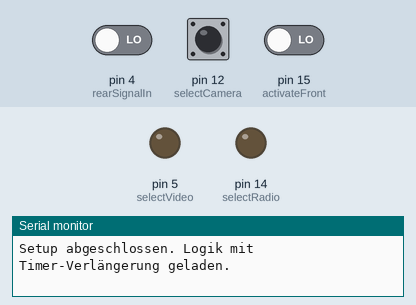
A sketch run on a simulated Arduino Uno, built with avr-gcc and run on an emulated ATmega328P. Parts: output pins drawn as LEDs (lit = HIGH), the last lines printed to the serial monitor. The test bench sets the inputs (shaded band); at power-on: pin 15 (activateFront) LOW, pin 12 (selectCamera) LOW, pin 4 (rearSignalIn) LOW.

Above: at 1.2 s.
1.3 s: pin 15 (activateFront) driven HIGH
At 1.6 s:
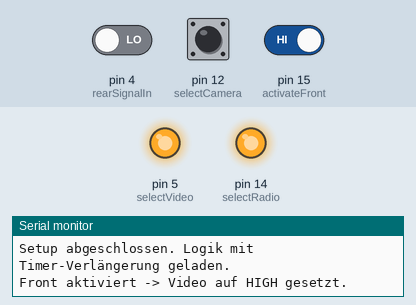
2.8 s: pin 12 (selectCamera) pulled HIGH for 0.15 s
At 3.9 s:
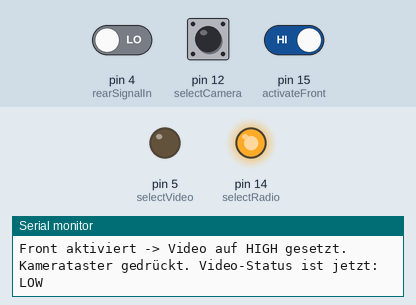
4.4 s: pin 12 (selectCamera) pulled HIGH for 1 s
At 5.1 s:
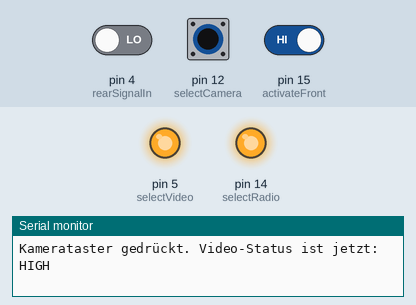
6.9 s: pin 12 (selectCamera) pulled HIGH for 3.2 s
At 8.2 s:
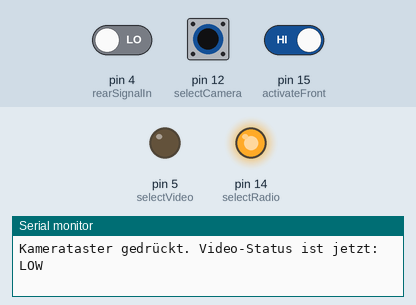
11.6 s: pin 12 (selectCamera) driven HIGH and pin 15 (activateFront) driven LOW
At 12.0 s:
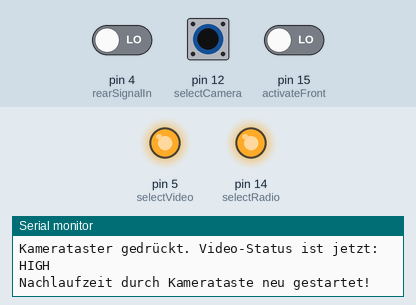
Timing chart, 0 to 23.1 s (numbered marks = the images above; inputs shaded):
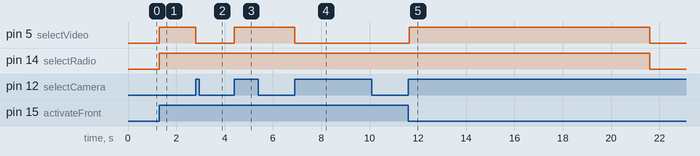

The sketch:

Arduino-Code.ino
```cpp
// ----------- Pin-Definitionen -----------
const byte selectVideo = 5;  // D1 Outputschalter Coax | High = Rechts | Low = Links
const byte selectRadio = 14; // D5 Output zu Radio | High = Rückfahr-Modus an
const byte selectCamera = 12; // D6 Taster zur Kamera-Auswahl
const byte activateFront = 15; // D7 Signal zur Aktivierung der Frontkamera
const byte rearSignalIn = 4;   // D2 Eingangssignal vom Rückwärtsgang

// ----------- Variablen für die Logik -----------
bool lastSelectCameraState = LOW;
bool lastActivateFrontState = LOW;
bool selectVideoState = LOW;

// ----------- Timer-Variablen -----------
unsigned long radioSignalStopTime = 0;
const long nachlaufzeit = 10000; // 10 Sekunden in Millisekunden

void setup() {
  Serial.begin(9600);

  // Ausgänge definieren und auf Startzustand LOW setzen
  pinMode(selectVideo, OUTPUT);
  pinMode(selectRadio, OUTPUT);
  digitalWrite(selectVideo, LOW);
  digitalWrite(selectRadio, LOW);

  // Eingänge definieren
  pinMode(selectCamera, INPUT);
  pinMode(activateFront, INPUT);
  pinMode(rearSignalIn, INPUT);

  Serial.println("Setup abgeschlossen. Logik mit Timer-Verlängerung geladen.");
}

void loop() {
  // 1. Aktuellen Zustand aller Eingänge einlesen
  bool rearActive = digitalRead(rearSignalIn);
  bool frontActive = digitalRead(activateFront);
  bool cameraSelectPressed = digitalRead(selectCamera);

  // 2. Logik für Radio-Aktivierung (selectRadio) - Der Master-Schalter
  if (rearActive || frontActive) {
    digitalWrite(selectRadio, HIGH);
    radioSignalStopTime = millis(); // Nachlauf-Timer zurücksetzen
  }

  // 3. Logik für Video-Umschaltung und Timer-Verlängerung
  if (digitalRead(selectRadio) == HIGH) {

    // EREIGNIS 1: Front-Aktivierung wird gedrückt (setzt Video auf HIGH)
    if (frontActive && !lastActivateFrontState) {
      selectVideoState = HIGH;
      Serial.println("Front aktiviert -> Video auf HIGH gesetzt.");
    }
    // EREIGNIS 2: Kamera-Wahltaster wird gedrückt
    else if (cameraSelectPressed && !lastSelectCameraState) {
      // Aktion a): Video-Zustand immer umschalten (toggle)
      selectVideoState = !selectVideoState;
      Serial.print("Kamerataster gedrückt. Video-Status ist jetzt: ");
      Serial.println(selectVideoState ? "HIGH" : "LOW");

      // NEU - Aktion b): Timer verlängern, falls wir in der Nachlaufphase sind
      // Wir prüfen, ob die Haupt-Auslöser (rear, front) aus sind.
      if (!rearActive && !frontActive) {
        radioSignalStopTime = millis(); // Timer auf 10s zurücksetzen
        Serial.println("Nachlaufzeit durch Kamerataste neu gestartet!");
      }
    }
  }

  // 4. Finalen Zustand auf die Ausgänge schreiben
  digitalWrite(selectVideo, selectVideoState);

  // 5. Logik für die Master-Abschaltung (10s Nachlaufzeit des Radios)
  if (digitalRead(selectRadio) == HIGH && !rearActive && !frontActive) {
    if (millis() - radioSignalStopTime > nachlaufzeit) {
      Serial.println("Master-Nachlaufzeit beendet. Alles aus.");
      digitalWrite(selectRadio, LOW);
      digitalWrite(selectVideo, LOW);
      selectVideoState = LOW;
    }
  }

  // 6. Letzte Zustände für den nächsten Durchlauf speichern
  lastSelectCameraState = cameraSelectPressed;
  lastActivateFrontState = frontActive;
}
```

Measured:
- after the input at 1.3 s, pin 5 (selectVideo), pin 14 (selectRadio): LOW → HIGH at once
- after the input at 2.8 s, pin 5 (selectVideo): HIGH → LOW at once
- after the input at 4.4 s, pin 5 (selectVideo): LOW → HIGH at once
- after the input at 6.9 s, pin 5 (selectVideo): HIGH → LOW at once
- after the input at 11.6 s, pin 5 (selectVideo): LOW → HIGH at once, → LOW 10.0 s later; pin 14 (selectRadio): HIGH → LOW after 10.0 s
